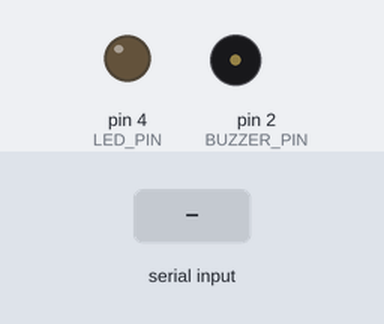
Bench run of a sketch on a simulated Arduino Uno, built with avr-gcc and run on an emulated ATmega328P. Shown: output pins drawn as LEDs (lit = HIGH), buzzer (waves = sounding). The test bench sets the inputs (shaded band).

Above: at 1.2 s.
1.3 s: "BUZZ\n" received over Serial
At 2.3 s:
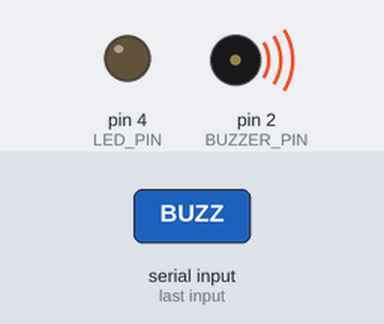
2.8 s: "LEDON\n" received over Serial
At 3.5 s:
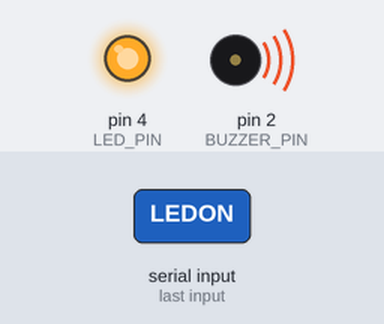
4.3 s: "BUZZOFF\n" received over Serial
At 4.7 s:
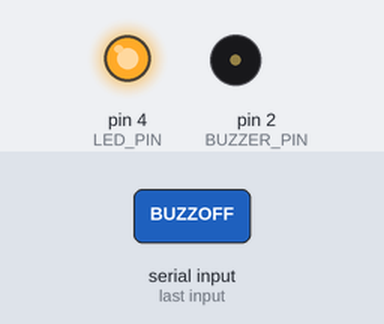
5.8 s: "LEDOFF\n" received over Serial
At 7.0 s:
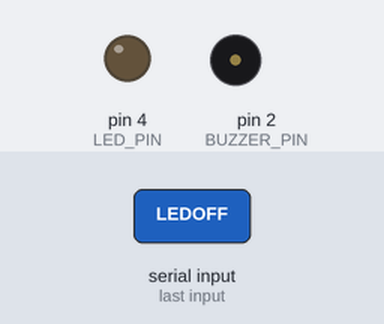
Timing chart, 0 to 8.3 s (numbered marks = the images above; inputs shaded):
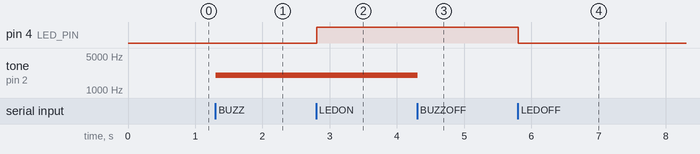

Measured:
- after the input at 1.3 s, tone on pin 2 (BUZZER_PIN): silent → 2000 Hz at once
- after the input at 2.8 s, pin 4 (LED_PIN): LOW → HIGH at once
- after the input at 4.3 s, tone on pin 2 (BUZZER_PIN): 2000 Hz → silent at once
- after the input at 5.8 s, pin 4 (LED_PIN): HIGH → LOW at once

The sketch:

sentra_board.ino
```cpp
/*
  Sentra - the alert board.

  The detector runs on the laptop, because it needs the webcam and dlib. This
  board is everything the driver can hear and see without looking at a screen,
  which matters: a HUD only helps someone already watching the screen, and a
  driver who has stopped watching the road is not watching that either.

  vigiwatch.py sends one newline-terminated command at 9600 baud:
    BUZZ     buzzer on, auto-off after BUZZ_MS (a WhatsApp alert was sent)
    BUZZOFF  buzzer off now
    LEDON    LED on  - drowsiness detected
    LEDOFF   LED off - eyes open again
    OFF      everything off (sent when VigiWatch exits)
    PING     replies VIGIWATCH, so the Python side can tell this board apart
             from the Bluetooth COM ports Windows lists next to it

  The buzzer runs on a millis() deadline instead of delay(), so the board keeps
  reading serial while it sounds and stops on its own even if the PC crashes or
  is unplugged mid-alert.
*/

const int BUZZER_PIN = 2;
const int LED_PIN    = 4;

// 0 drives the pin with a square wave through tone(); 1 just holds it HIGH.
//
// 0 is the safer default of the two. A passive buzzer -- a bare piezo disc
// with no oscillator of its own -- is silent on a plain HIGH and needs a
// driven frequency, while an active buzzer sounds on either. Holding HIGH on
// a passive one looks exactly like a dead buzzer next to an LED that works,
// because digitalWrite is the right thing for the LED and the wrong thing
// here. Set this to 1 only if you know yours is active and prefer its tone.
#define ACTIVE_BUZZER 0
const int BUZZ_TONE_HZ = 2000;        // used only when ACTIVE_BUZZER is 0

const unsigned long BUZZ_MS = 5000;  // how long one BUZZ lasts

bool buzzing = false;
unsigned long buzzUntil = 0;
String cmd = "";

void buzzerOn() {
#if ACTIVE_BUZZER
  digitalWrite(BUZZER_PIN, HIGH);
#else
  tone(BUZZER_PIN, BUZZ_TONE_HZ);
#endif
  buzzing = true;
  buzzUntil = millis() + BUZZ_MS;
}

void buzzerOff() {
#if ACTIVE_BUZZER
  digitalWrite(BUZZER_PIN, LOW);
#else
  noTone(BUZZER_PIN);
#endif
  buzzing = false;
}

void setup() {
  pinMode(BUZZER_PIN, OUTPUT);
  pinMode(LED_PIN, OUTPUT);
  buzzerOff();
  digitalWrite(LED_PIN, LOW);
  cmd.reserve(16);
  Serial.begin(9600);
}

void handle(String c) {
  c.trim();
  if (c == "BUZZ") {
    buzzerOn();
  } else if (c == "BUZZOFF") {
    buzzerOff();
  } else if (c == "LEDON") {
    digitalWrite(LED_PIN, HIGH);
  } else if (c == "LEDOFF") {
    digitalWrite(LED_PIN, LOW);
  } else if (c == "OFF") {
    buzzerOff();
    digitalWrite(LED_PIN, LOW);
  } else if (c == "PING") {
    Serial.println("VIGIWATCH");
  }
}

void loop() {
  while (Serial.available()) {
    char ch = Serial.read();
    if (ch == '\n' || ch == '\r') {
      if (cmd.length() > 0) {
        handle(cmd);
        cmd = "";
      }
    } else if (cmd.length() < 15) {
      cmd += ch;
    }
  }

  // Deadline compared as a signed difference so it survives the millis() wrap.
  if (buzzing && (long)(millis() - buzzUntil) >= 0) {
    buzzerOff();
  }
}
```
